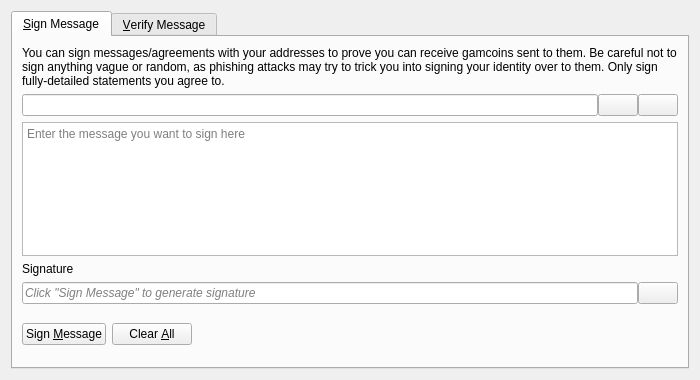
<?xml version="1.0" encoding="UTF-8"?>
<ui version="4.0">
 <class>SignVerifyMessageDialog</class>
 <widget class="QDialog" name="SignVerifyMessageDialog">
  <property name="geometry">
   <rect>
    <x>0</x>
    <y>0</y>
    <width>700</width>
    <height>380</height>
   </rect>
  </property>
  <property name="windowTitle">
   <string>Signatures - Sign / Verify a Message</string>
  </property>
  <property name="modal">
   <bool>true</bool>
  </property>
  <layout class="QVBoxLayout" name="verticalLayout">
   <item>
    <widget class="QTabWidget" name="tabWidget">
     <property name="currentIndex">
      <number>0</number>
     </property>
     <widget class="QWidget" name="tabSignMessage">
      <attribute name="title">
       <string>&amp;Sign Message</string>
      </attribute>
      <layout class="QVBoxLayout" name="verticalLayout_SM">
       <item>
        <widget class="QLabel" name="infoLabel_SM">
         <property name="text">
          <string>You can sign messages/agreements with your addresses to prove you can receive gamcoins sent to them. Be careful not to sign anything vague or random, as phishing attacks may try to trick you into signing your identity over to them. Only sign fully-detailed statements you agree to.</string>
         </property>
         <property name="textFormat">
          <enum>Qt::PlainText</enum>
         </property>
         <property name="wordWrap">
          <bool>true</bool>
         </property>
        </widget>
       </item>
       <item>
        <layout class="QHBoxLayout" name="horizontalLayout_1_SM">
         <property name="spacing">
          <number>0</number>
         </property>
         <item>
          <widget class="QValidatedLineEdit" name="addressIn_SM">
           <property name="toolTip">
            <string>The Gamcoin address to sign the message with</string>
           </property>
          </widget>
         </item>
         <item>
          <widget class="QPushButton" name="addressBookButton_SM">
           <property name="toolTip">
            <string>Choose previously used address</string>
           </property>
           <property name="text">
            <string/>
           </property>
           <property name="icon">
            <iconset resource="../gamcoin.qrc">
             <normaloff>:/icons/address-book</normaloff>:/icons/address-book</iconset>
           </property>
           <property name="shortcut">
            <string>Alt+A</string>
           </property>
           <property name="autoDefault">
            <bool>false</bool>
           </property>
          </widget>
         </item>
         <item>
          <widget class="QPushButton" name="pasteButton_SM">
           <property name="toolTip">
            <string>Paste address from clipboard</string>
           </property>
           <property name="text">
            <string/>
           </property>
           <property name="icon">
            <iconset resource="../gamcoin.qrc">
             <normaloff>:/icons/editpaste</normaloff>:/icons/editpaste</iconset>
           </property>
           <property name="shortcut">
            <string>Alt+P</string>
           </property>
           <property name="autoDefault">
            <bool>false</bool>
           </property>
          </widget>
         </item>
        </layout>
       </item>
       <item>
        <widget class="QPlainTextEdit" name="messageIn_SM">
         <property name="toolTip">
          <string>Enter the message you want to sign here</string>
         </property>
         <property name="placeholderText">
          <string>Enter the message you want to sign here</string>
         </property>
        </widget>
       </item>
       <item>
        <widget class="QLabel" name="signatureLabel_SM">
         <property name="text">
          <string>Signature</string>
         </property>
         <property name="textFormat">
          <enum>Qt::PlainText</enum>
         </property>
        </widget>
       </item>
       <item>
        <layout class="QHBoxLayout" name="horizontalLayout_2_SM">
         <property name="spacing">
          <number>0</number>
         </property>
         <item>
          <widget class="QLineEdit" name="signatureOut_SM">
           <property name="placeholderText">
            <string>Click "Sign Message" to generate signature</string>
           </property>
           <property name="font">
            <font>
             <italic>true</italic>
            </font>
           </property>
           <property name="readOnly">
            <bool>true</bool>
           </property>
          </widget>
         </item>
         <item>
          <widget class="QPushButton" name="copySignatureButton_SM">
           <property name="toolTip">
            <string>Copy the current signature to the system clipboard</string>
           </property>
           <property name="text">
            <string/>
           </property>
           <property name="icon">
            <iconset resource="../gamcoin.qrc">
             <normaloff>:/icons/editcopy</normaloff>:/icons/editcopy</iconset>
           </property>
           <property name="autoDefault">
            <bool>false</bool>
           </property>
          </widget>
         </item>
        </layout>
       </item>
       <item>
        <layout class="QHBoxLayout" name="horizontalLayout_3_SM">
         <item>
          <widget class="QPushButton" name="signMessageButton_SM">
           <property name="toolTip">
            <string>Sign the message to prove you own this Gamcoin address</string>
           </property>
           <property name="text">
            <string>Sign &amp;Message</string>
           </property>
           <property name="icon">
            <iconset resource="../gamcoin.qrc">
             <normaloff>:/icons/edit</normaloff>:/icons/edit</iconset>
           </property>
           <property name="autoDefault">
            <bool>false</bool>
           </property>
          </widget>
         </item>
         <item>
          <widget class="QPushButton" name="clearButton_SM">
           <property name="toolTip">
            <string>Reset all sign message fields</string>
           </property>
           <property name="text">
            <string>Clear &amp;All</string>
           </property>
           <property name="icon">
            <iconset resource="../gamcoin.qrc">
             <normaloff>:/icons/remove</normaloff>:/icons/remove</iconset>
           </property>
           <property name="autoDefault">
            <bool>false</bool>
           </property>
          </widget>
         </item>
         <item>
          <spacer name="horizontalSpacer_1_SM">
           <property name="orientation">
            <enum>Qt::Horizontal</enum>
           </property>
           <property name="sizeHint" stdset="0">
            <size>
             <width>40</width>
             <height>48</height>
            </size>
           </property>
          </spacer>
         </item>
         <item>
          <widget class="QLabel" name="statusLabel_SM">
           <property name="font">
            <font>
             <weight>75</weight>
             <bold>true</bold>
            </font>
           </property>
           <property name="text">
            <string/>
           </property>
           <property name="wordWrap">
            <bool>true</bool>
           </property>
          </widget>
         </item>
         <item>
          <spacer name="horizontalSpacer_2_SM">
           <property name="orientation">
            <enum>Qt::Horizontal</enum>
           </property>
           <property name="sizeHint" stdset="0">
            <size>
             <width>40</width>
             <height>48</height>
            </size>
           </property>
          </spacer>
         </item>
        </layout>
       </item>
      </layout>
     </widget>
     <widget class="QWidget" name="tabVerifyMessage">
      <attribute name="title">
       <string>&amp;Verify Message</string>
      </attribute>
      <layout class="QVBoxLayout" name="verticalLayout_VM">
       <item>
        <widget class="QLabel" name="infoLabel_VM">
         <property name="text">
          <string>Enter the receiver's address, message (ensure you copy line breaks, spaces, tabs, etc. exactly) and signature below to verify the message. Be careful not to read more into the signature than what is in the signed message itself, to avoid being tricked by a man-in-the-middle attack. Note that this only proves the signing party receives with the address, it cannot prove sendership of any transaction!</string>
         </property>
         <property name="textFormat">
          <enum>Qt::PlainText</enum>
         </property>
         <property name="alignment">
          <set>Qt::AlignLeading|Qt::AlignLeft|Qt::AlignTop</set>
         </property>
         <property name="wordWrap">
          <bool>true</bool>
         </property>
        </widget>
       </item>
       <item>
        <layout class="QHBoxLayout" name="horizontalLayout_1_VM">
         <property name="spacing">
          <number>0</number>
         </property>
         <item>
          <widget class="QValidatedLineEdit" name="addressIn_VM">
           <property name="toolTip">
            <string>The Gamcoin address the message was signed with</string>
           </property>
          </widget>
         </item>
         <item>
          <widget class="QPushButton" name="addressBookButton_VM">
           <property name="toolTip">
            <string>Choose previously used address</string>
           </property>
           <property name="text">
            <string/>
           </property>
           <property name="icon">
            <iconset resource="../gamcoin.qrc">
             <normaloff>:/icons/address-book</normaloff>:/icons/address-book</iconset>
           </property>
           <property name="shortcut">
            <string>Alt+A</string>
           </property>
           <property name="autoDefault">
            <bool>false</bool>
           </property>
          </widget>
         </item>
        </layout>
       </item>
       <item>
        <widget class="QPlainTextEdit" name="messageIn_VM">
          <property name="toolTip">
            <string>The signed message to verify</string>
          </property>
          <property name="placeholderText">
            <string>The signed message to verify</string>
          </property>
        </widget>
       </item>
       <item>
        <widget class="QValidatedLineEdit" name="signatureIn_VM">
          <property name="toolTip">
            <string>The signature given when the message was signed</string>
          </property>
          <property name="placeholderText">
            <string>The signature given when the message was signed</string>
          </property>
        </widget>
       </item>
       <item>
        <layout class="QHBoxLayout" name="horizontalLayout_2_VM">
         <item>
          <widget class="QPushButton" name="verifyMessageButton_VM">
           <property name="toolTip">
            <string>Verify the message to ensure it was signed with the specified Gamcoin address</string>
           </property>
           <property name="text">
            <string>Verify &amp;Message</string>
           </property>
           <property name="icon">
            <iconset resource="../gamcoin.qrc">
             <normaloff>:/icons/transaction_0</normaloff>:/icons/transaction_0</iconset>
           </property>
           <property name="autoDefault">
            <bool>false</bool>
           </property>
          </widget>
         </item>
         <item>
          <widget class="QPushButton" name="clearButton_VM">
           <property name="toolTip">
            <string>Reset all verify message fields</string>
           </property>
           <property name="text">
            <string>Clear &amp;All</string>
           </property>
           <property name="icon">
            <iconset resource="../gamcoin.qrc">
             <normaloff>:/icons/remove</normaloff>:/icons/remove</iconset>
           </property>
           <property name="autoDefault">
            <bool>false</bool>
           </property>
          </widget>
         </item>
         <item>
          <spacer name="horizontalSpacer_1_VM">
           <property name="orientation">
            <enum>Qt::Horizontal</enum>
           </property>
           <property name="sizeHint" stdset="0">
            <size>
             <width>40</width>
             <height>48</height>
            </size>
           </property>
          </spacer>
         </item>
         <item>
          <widget class="QLabel" name="statusLabel_VM">
           <property name="font">
            <font>
             <weight>75</weight>
             <bold>true</bold>
            </font>
           </property>
           <property name="text">
            <string/>
           </property>
           <property name="wordWrap">
            <bool>true</bool>
           </property>
          </widget>
         </item>
         <item>
          <spacer name="horizontalSpacer_2_VM">
           <property name="orientation">
            <enum>Qt::Horizontal</enum>
           </property>
           <property name="sizeHint" stdset="0">
            <size>
             <width>40</width>
             <height>48</height>
            </size>
           </property>
          </spacer>
         </item>
        </layout>
       </item>
      </layout>
     </widget>
    </widget>
   </item>
  </layout>
 </widget>
 <customwidgets>
  <customwidget>
   <class>QValidatedLineEdit</class>
   <extends>QLineEdit</extends>
   <header>qt/qvalidatedlineedit.h</header>
  </customwidget>
 </customwidgets>
 <resources>
  <include location="../gamcoin.qrc"/>
 </resources>
 <connections/>
</ui>
